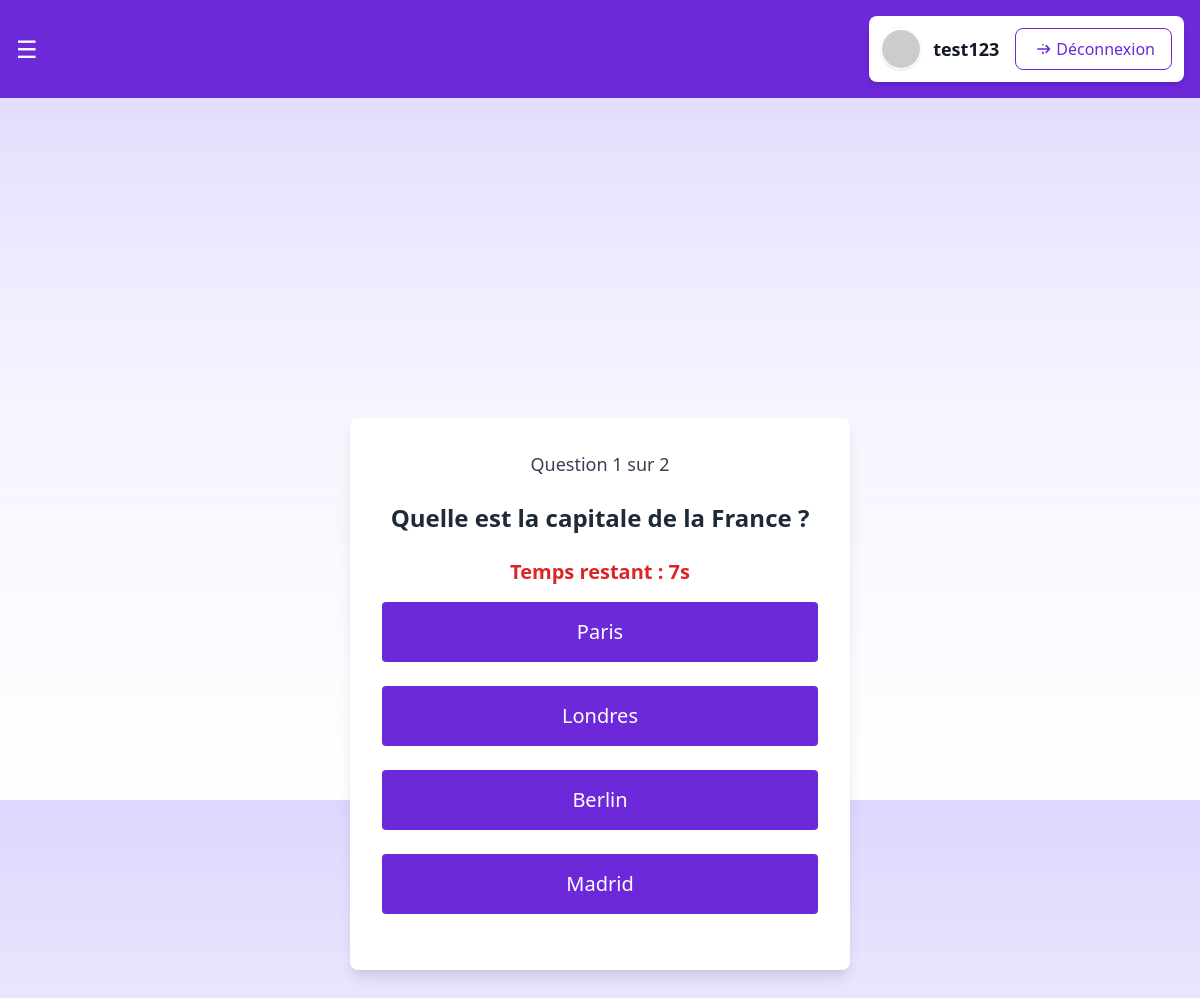
Screenshot of /views/quiz.php?qcm_id=1 (signed in) with the database file from the repository.
### tables this page shows
CREATE TABLE IF NOT EXISTS `questions` (
  `id` int NOT NULL AUTO_INCREMENT,
  `qcm_id` int DEFAULT NULL,
  `texte_question` text NOT NULL,
  `type_question` enum('qcm','qcs') NOT NULL DEFAULT 'qcm',
  `feedback` text,
  `cree_le` timestamp NOT NULL DEFAULT CURRENT_TIMESTAMP,
  `mis_a_jour_le` timestamp NOT NULL DEFAULT CURRENT_TIMESTAMP ON UPDATE CURRENT_TIMESTAMP,
  PRIMARY KEY (`id`),
  KEY `qcm_id` (`qcm_id`)
);

CREATE TABLE IF NOT EXISTS `reponses_utilisateur` (
  `id` int NOT NULL AUTO_INCREMENT,
  `question_id` int DEFAULT NULL,
  `texte_reponse` text NOT NULL,
  `est_correcte` tinyint(1) NOT NULL DEFAULT '0',
  `cree_le` timestamp NOT NULL DEFAULT CURRENT_TIMESTAMP,
  `mis_a_jour_le` timestamp NOT NULL DEFAULT CURRENT_TIMESTAMP ON UPDATE CURRENT_TIMESTAMP,
  PRIMARY KEY (`id`),
  KEY `question_id` (`question_id`)
);

### bdd/Database.php (called while the page is built, shortened)
<?php
class Database
{
    public function __construct()
    {
        $dotenv = Dotenv::createImmutable(__DIR__ . '/..');
        $this->host = $_ENV['DB_HOST'] ?? 'localhost';
        $this->dbname = $_ENV['DB_NAME'] ?? 'qcm_platform';
        $this->username = $_ENV['DB_USERNAME'] ?? 'root';
        $this->password = $_ENV['DB_PASSWORD'] ?? '';
        try {
            $this->conn = new PDO(
                "mysql:host=$this->host;dbname=$this->dbname;charset=utf8mb4",
                $this->username,
                $this->password,
                [PDO::ATTR_ERRMODE => PDO::ERRMODE_EXCEPTION]
            );
        } catch (PDOException $e) {
            die("Erreur de connexion à la base de données : " . $e->getMessage());
        }
    }
}

### controllers/QuizController.php (called while the page is built, shortened)
<?php
require_once '../models/Quiz.php';
require_once '../bdd/database.php';
class QuizController
{
    public $quiz;
    public function __construct()
    {
        $this->quiz = new Quiz();
    }
    public function startQuiz($qcm_id, $utilisateur_id)
    {
        $questions = $this->quiz->getQuestionsByQcmId($qcm_id);
    }
    public function getCurrentQuestion()
    {
        return $_SESSION['questions'][$_SESSION['currentQuestion']];
    }
}

### models/Quiz.php (called while the page is built, shortened)
<?php
require_once dirname(__DIR__) . '/bdd/Database.php';
class Quiz
{
    private $pdo;
    public function __construct()
    {
        $this->pdo = (new Database())->conn;
    }
    public function getQuestionsByQcmId($qcm_id)
    {
        $stmt = $this->pdo->prepare("SELECT * FROM questions WHERE qcm_id = ?");
        $stmt->execute([$qcm_id]);
        return $stmt->fetchAll(PDO::FETCH_ASSOC);
    }
    public function getReponses($question_id)
    {
        $stmt = $this->pdo->prepare("SELECT * FROM reponses_utilisateur WHERE question_id = ?");
        $stmt->execute([$question_id]);
        $reponses = $stmt->fetchAll(PDO::FETCH_ASSOC);
        return $reponses;
    }
}

### views/quiz.php (the view, shortened to what this page needs)
<?php
require_once '../controllers/QuizController.php';
require_once '../models/Quiz.php';
require_once '../bdd/database.php';
$quizController = new QuizController();
$utilisateur_id = $_SESSION['user_id'];
$qcm_id = $_GET['qcm_id'] ?? 1;
if (!isset($_SESSION['quiz_started']) || $_SESSION['current_qcm'] != $qcm_id) {
    $quizController->startQuiz($qcm_id, $utilisateur_id);
}
$currentQuestion = $quizController->getCurrentQuestion();
?>
<!DOCTYPE html>
<html lang="fr">
<head>
    <script src="https://cdn.tailwindcss.com"></script>
</head>
<body>
    <?php include 'menu.php'; ?>
    <nav class="bg-violet-700 p-4 flex justify-between items-center w-full">
        <button onclick="openMenu()" class="text-white text-2xl">&#9776;</button>
        <?php if (isset($_SESSION['nom_utilisateur'])): ?>
            <div class="flex items-center space-x-4 p-3 rounded-lg shadow-md bg-white">
                <div class="flex items-center space-x-3">
                    <img src="https://ui-avatars.com/api/?name=<?= urlencode($_SESSION['nom_utilisateur']); ?>&background=6B46C1&color=fff&size=40"
                        alt="Avatar" class="w-10 h-10 rounded-full border border-white shadow">
                    <span class="text-gray-900 font-bold text-lg"><?= htmlspecialchars($_SESSION['nom_utilisateur']); ?></span>
                </div>
                <a href="../controllers/logout.php" class="flex items-center bg-white text-violet-700 px-4 py-2 rounded-lg border border-violet-700 hover:bg-violet-100 transition font-medium">
                    <svg xmlns="http://www.w3.org/2000/svg" class="h-5 w-5 mr-1 text-violet-700" fill="none" viewBox="0 0 24 24" stroke="currentColor">
                        <path stroke-linecap="round" stroke-linejoin="round" stroke-width="2" d="M17 16l4-4m0 0l-4-4m4 4H7m6 4v1m0-10V7" />
                    </svg>
                    Déconnexion
                </a>
            </div>
        <?php endif; ?>
    </nav>
    <div class="flex justify-center items-center h-screen">
        <div class="bg-white p-8 rounded-lg shadow-lg w-[500px] text-center">
            <p class="text-lg mb-6 text-gray-700">
                Question <?= $_SESSION['currentQuestion'] + 1 ?> sur <?= count($_SESSION['questions']) ?>
            </p>
            <h2 class="text-2xl font-semibold mb-6 text-gray-800">
                <?= htmlspecialchars($currentQuestion['texte_question'] ?? 'Question non disponible'); ?>
            </h2>
            <p class="text-red-600 text-xl font-bold mb-4">Temps restant : <span id="timer">10s</span></p>
            <form method="POST" id="quizForm">
                <?php
                $reponses = $quizController->quiz->getReponses($currentQuestion['id']);
                if (!$reponses) {
                    echo "<p class='text-red-500'>Aucune réponse disponible.</p>";
                } else {
                    foreach ($reponses as $reponse) :
                        $texteReponse = $reponse['texte_reponse'] ?? 'Réponse non disponible';
                ?>
                        <button type="submit" name="answer" value="<?= $reponse['id']; ?>"
                            class="bg-violet-700 text-white px-6 py-4 rounded mb-6 hover:bg-violet-800 w-full text-xl">
                            <?= htmlspecialchars($texteReponse); ?>
                        </button>
                <?php
                    endforeach;
                }
                ?>
            </form>
        </div>
    </div>
</body>
</html>

### views/quiz.php (style rules this page uses)
body { background: linear-gradient(to bottom, rgba(195, 181, 253, 0.55), rgba(237, 233, 254, 0.5), rgba(255, 255, 255, 1)); min-height: 100vh; display: flex; flex-direction: column; align-items: center; }

### rows the page displays
questions: texte_question "Quelle est la capitale de la France ?"
reponses_utilisateur: $reponse['id'] 1 (drawn), texte_reponse "Paris"
reponses_utilisateur: $reponse['id'] 2 (drawn), texte_reponse "Londres"
reponses_utilisateur: $reponse['id'] 3 (drawn), texte_reponse "Berlin"
reponses_utilisateur: $reponse['id'] 4 (drawn), texte_reponse "Madrid"

### other values shown
$_SESSION['nom_utilisateur'] "test123"
$_SESSION['currentQuestion'] + 1 "1"
count($_SESSION['questions']) "2"
